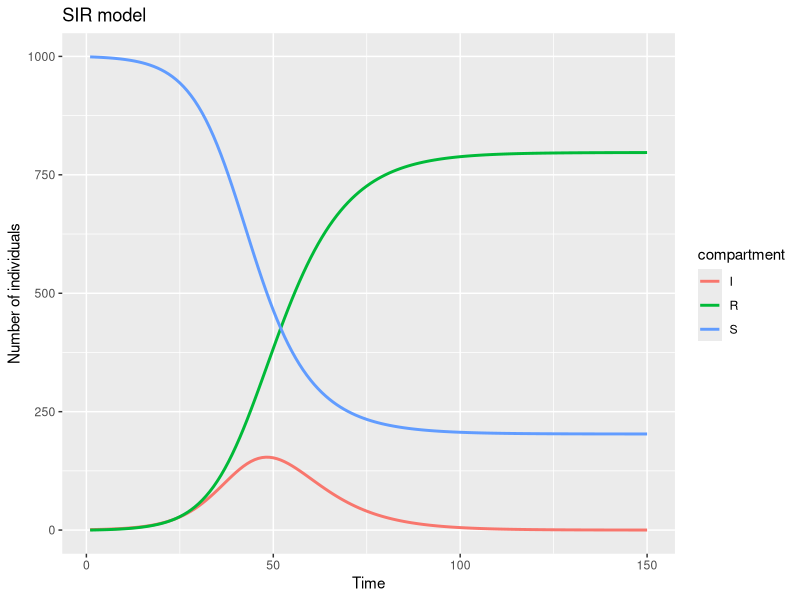

This chart was generated by the following R code:
## ---- chunk 1
# Define the SIR model
sir_model <- function(t, state, parameters) {
  with(as.list(c(state, parameters)), {
    dS <- -beta * S * I
    dI <- beta * S * I - gamma * I
    dR <- gamma * I
    return(list(c(dS, dI, dR)))
  })
}
## ---- chunk 2
# define parameters we know
N  <- 1000  
R0 <- 2
infectious_period <- 7

# Remember gamma <- 1/ infectious_period as discussed earlier
gamma <- 1/infectious_period 

# We will use R0 = beta N / gamma  instead because it is easier to interpret.
# beta is not directly interpretable.

params <- c(beta = R0 * gamma / N, gamma = gamma)

# Initial conditions for S, I, R
# Why is S = N - 1?
inits <- c(S = N - 1, I = 1, R = 0)

# Time steps to return results
dt <- 1:150
## ---- chunk 3
# Solve the model
results <- deSolve::ode(
  y = inits,
  times = dt,
  func = sir_model,
  parms = params
)

# Make it a data.frame
results <- as.data.frame(results)
## ---- chunk 4
#| echo: true
#| output-location: slide
# Load the necessary libraries
library(dplyr)
library(tidyr)
library(ggplot2)
# Create data for ggplot2 by reshaping
results_long <- results |> 
  pivot_longer(cols = c(2:4), names_to = "compartment", values_to = "value")
  
plot <- ggplot(data = results_long,
  aes(x = time, y = value, color = compartment)
  ) +
geom_line(linewidth = 1) +
labs(
  title = "SIR model",
  x = "Time",
  y = "Number of individuals"
) 
print(plot)
